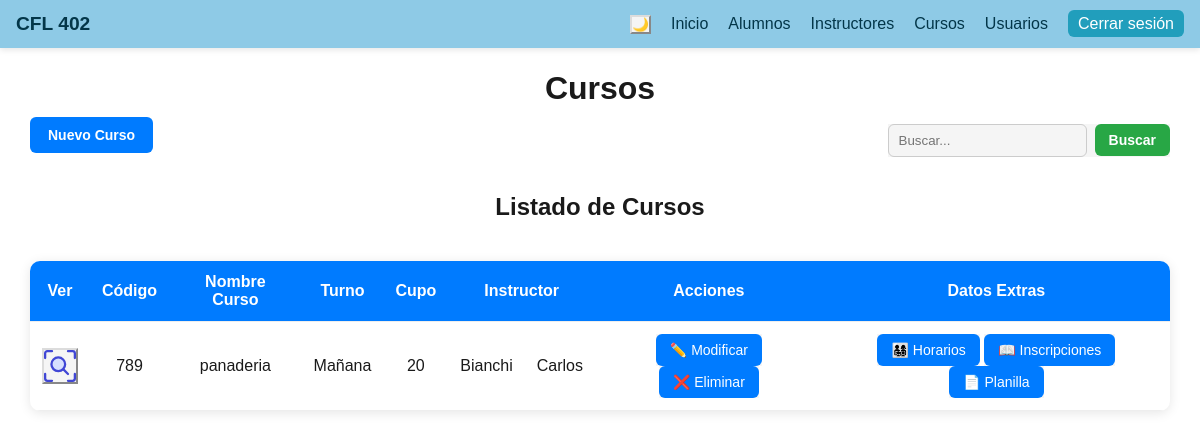
/admin/crud/cursos/index.php (signed in), run on the app's committed database.
### tables this page shows
CREATE TABLE `cursos` (
  `id_curso` int(11) NOT NULL,
  `codigo` mediumint(8) UNSIGNED NOT NULL,
  `nombre_curso` varchar(100) NOT NULL,
  `descripcion` text DEFAULT NULL,
  `activo` tinyint(1) NOT NULL DEFAULT 1,
  `id_turno` int(3) NOT NULL,
  `cupo` tinyint(3) UNSIGNED NOT NULL,
  `id_instructor` int(11) NOT NULL,
  `fecha_inicio` date DEFAULT NULL,
  `fecha_fin` date DEFAULT NULL
);

CREATE TABLE `turnos` (
  `id_turno` int(11) NOT NULL,
  `descripcion` varchar(30) NOT NULL
);

CREATE TABLE `instructores` (
  `id_instructor` int(11) NOT NULL,
  `nombre` varchar(50) NOT NULL,
  `apellido` varchar(50) NOT NULL,
  `dni` int(11) NOT NULL,
  `telefono` varchar(20) NOT NULL,
  `fecha_nacimiento` date NOT NULL,
  `correo` varchar(70) NOT NULL,
  `direccion` varchar(100) NOT NULL,
  `localidad` varchar(50) NOT NULL,
  `cp` varchar(8) NOT NULL,
  `activo` tinyint(1) NOT NULL DEFAULT 1,
  `vehiculo` varchar(50) NOT NULL,
  `patente` varchar(10) NOT NULL,
  `observaciones` text NOT NULL
);

### admin/crud/cursos/logica_cursos.php (called while the page is built, shortened)
<?php
if (isset($_POST["dato"])){
            $dato=$_POST["dato"];
        } else {
            $dato="";
        }
        $registros_por_pagina = 5;
        $pagina_actual = isset($_GET['pagina']) ? (int)$_GET['pagina'] : 1;
        $pagina_actual = max(1, $pagina_actual);
        $offset = ($pagina_actual - 1) * $registros_por_pagina;
        $texto="SELECT cursos.*, instructores.nombre, instructores.apellido, turnos.descripcion
            FROM cursos
            LEFT JOIN instructores ON cursos.id_instructor = instructores.id_instructor
            LEFT JOIN turnos ON cursos.id_turno=turnos.id_turno
            WHERE (cursos.activo =1) AND (
            cursos.nombre_curso LIKE :nombre_curso OR
            cursos.codigo LIKE :codigo OR
            turnos.descripcion LIKE :descripcion OR
            instructores.nombre LIKE :nombre OR
            Instructores.apellido LIKE :apellido)  ORDER BY id_curso DESC LIMIT :registros_por_pagina OFFSET :offset";
        $consulta=$conn->prepare($texto);
        $consulta->bindParam(':registros_por_pagina', $registros_por_pagina, PDO::PARAM_INT);
        $consulta->bindParam(':offset', $offset, PDO::PARAM_INT);
        $consulta->execute([":nombre_curso"=>"%$dato%",":codigo"=>"%$dato%",":descripcion"=>"%$dato%",":nombre"=>"%$dato%",":apellido"=>"%$dato%", ":registros_por_pagina"=> "$registros_por_pagina", ":offset"=> $offset]);
        ?>

### admin/crud/cursos/tabla_cursos.php (shortened to what this page needs)
<?php if ($consulta->rowCount() > 0): ?>
    <table>
        <thead>
            <tr>
                <th>Ver</th>
                <th>Código</th>
                <th>Nombre Curso</th>
                <th>Turno</th>
                <th>Cupo</th>
                <th colspan='2'>Instructor</th>
                <th>Acciones</th>
                <th>Datos Extras</th>
            </tr>
        </thead>
        <tbody>
            <?php while ($registro = $consulta->fetch()): ?>
                <tr class="fila_curso">
                    <td class="td_action">
                            <button class="btnVerCurso" <?php echo "data-id=$registro[id_curso]"?> >
                                <img class="svg_lite" src="/cfl_402/assets/svg/blue_search.svg" alt="">
                            </button>
                    </td>
                    <td>  <?php echo $registro['codigo']; ?></td>
                    <td><?php echo $registro['nombre_curso']; ?></td>
                    <td><?php echo $registro['descripcion']; ?></td>
                    <td><?php echo $registro['cupo']; ?></td>
                    <td><?php echo $registro['apellido']; ?></td>
                    <td><?php echo $registro['nombre']; ?></td>
                    <td>
                        <form action='modificar_curso.php' method='POST' class='enlinea'>
                            <input type='submit' value='✏️ Modificar'>
                        </form>
                        <form action='eliminar_curso.php' method='POST' class='enlinea' onsubmit='return confirm("Está seguro que desea eliminar el curso?")'>
                            <input type='submit' value='❌ Eliminar'>
                        </form>
                    </td>
                    <td>
                        <form action='../horarios/index.php' method='POST' class='enlinea'>
                            <input type='submit' value='👨‍👩‍👧‍👦 Horarios'>
                        </form>
                        <form action='../inscripciones/index.php' method='POST' class='enlinea'>
                            <input type='submit' value='📖 Inscripciones'>
                        </form>
                        <form action='../planillas/planillas.php' method='POST' class='enlinea'>
                            <input type='submit' value='📄 Planilla'>
                        </form>
                    </td>
                </tr>
            <?php endwhile; ?>
        </tbody>
    </table>
<?php else: ?>
    <p>Aún no existen cursos</p>
<?php endif; ?>

### assets/css/global.css (style rules this page uses)
:root { --bg: #ffffff; --text: #1a1a1a; --card-bg: #f5f5f5; --border: #dcdcdc; }
body { background-color: var(--bg) !important; color: var(--text) !important; transition: background 0.3s, color 0.3s; }
.container, .card, .table, section, main, form, input, select, textarea, button { background-color: var(--card-bg); color: var(--text); border-color: var(--border); }

### assets/css/header.css (style rules this page uses)
* { margin: 0; padding: 0; box-sizing: border-box; }
body { font-family: "Segoe UI", Arial, sans-serif; background: #f5f9fc; color: #333; margin-top: 40px; }

### admin/crud/cursos/cursos.css (style rules this page uses)
* { margin: 0; padding: 0; box-sizing: border-box; }
body { font-family: Arial, sans-serif; background: #f4f6f9; display: flex; flex-direction: column; align-items: center; padding: 30px; }
form input[type="submit"], form button { padding: 10px 16px; background: #007bff; border: none; border-radius: 6px; color: white; cursor: pointer; transition: 0.2s; }
table { width: 100%; max-width: 1200px; border-collapse: collapse; background: white; margin-top: 20px; border-radius: 10px; overflow: hidden; box-shadow: 0 2px 12px rgba(0, 0, 0, 0.1); }
table th, table td { padding: 12px; border-bottom: 1px solid #eee; text-align: center; }
thead { background: #007bff; color: white; }
.enlinea { display: inline-block; }
.enlinea input[type="submit"] { background: #007bff; color: white; border: none; padding: 8px 14px; border-radius: 6px; cursor: pointer; transition: 0.2s; font-size: 14px; }
.svg_lite { height: 32px; width: 32px; background:none; }

### data on the page
cursos: codigo "789", nombre_curso "panaderia", id_turno.descripcion "Mañana", cupo "20", id_instructor.apellido "Bianchi", id_instructor.nombre "Carlos"
